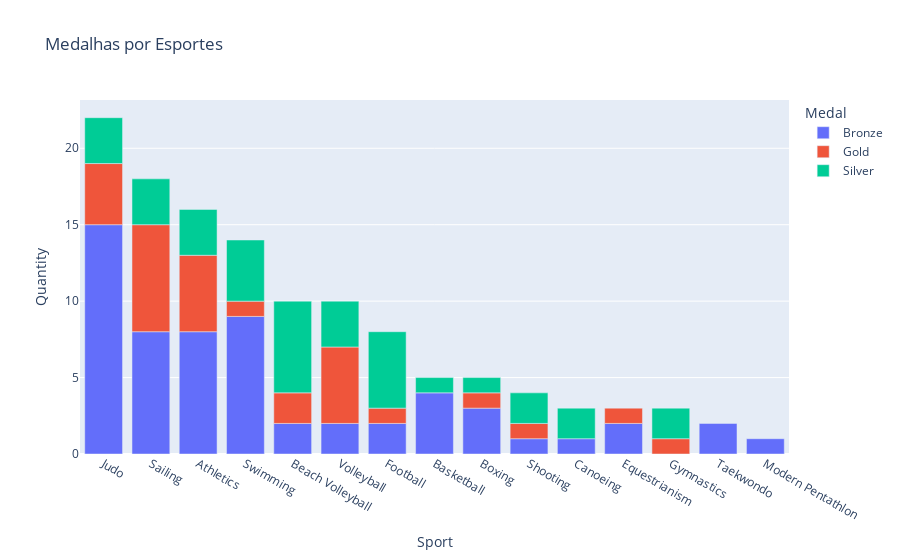

The notebook cell saved with this chart:
### Code cell
fig2 = px.bar(df_atletas_brasil_medalhas_evento_esporte, x='Sport', y='Quantity', color="Medal", title="Medalhas por Esportes", category_orders={ 'Sport': lista_esportes})
fig2.show()

### Figure 1 — Plotly figure (JSON) as saved in the notebook; plotly's stock layout.template omitted (floating-point values rounded to 4 significant figures)
{"data": [{"alignmentgroup": "True", "hovertemplate": "Medal=Bronze<br>Sport=%{x}<br>Quantity=%{y}<extra></extra>", "legendgroup": "Bronze", "marker": {"color": "#636efa", "pattern": {"shape": ""}}, "name": "Bronze", "offsetgroup": "Bronze", "orientation": "v", "showlegend": true, "textposition": "auto", "type": "bar", "x": ["Athletics", "Basketball", "Beach Volleyball", "Boxing", "Canoeing", "Equestrianism", "Football", "Judo", "Modern Pentathlon", "Sailing", "Shooting", "Swimming", "Taekwondo", "Volleyball"], "xaxis": "x", "y": [8, 4, 2, 3, 1, 2, 2, 15, 1, 8, 1, 9, 2, 2], "yaxis": "y"}, {"alignmentgroup": "True", "hovertemplate": "Medal=Gold<br>Sport=%{x}<br>Quantity=%{y}<extra></extra>", "legendgroup": "Gold", "marker": {"color": "#EF553B", "pattern": {"shape": ""}}, "name": "Gold", "offsetgroup": "Gold", "orientation": "v", "showlegend": true, "textposition": "auto", "type": "bar", "x": ["Athletics", "Beach Volleyball", "Boxing", "Equestrianism", "Football", "Gymnastics", "Judo", "Sailing", "Shooting", "Swimming", "Volleyball"], "xaxis": "x", "y": [5, 2, 1, 1, 1, 1, 4, 7, 1, 1, 5], "yaxis": "y"}, {"alignmentgroup": "True", "hovertemplate": "Medal=Silver<br>Sport=%{x}<br>Quantity=%{y}<extra></extra>", "legendgroup": "Silver", "marker": {"color": "#00cc96", "pattern": {"shape": ""}}, "name": "Silver", "offsetgroup": "Silver", "orientation": "v", "showlegend": true, "textposition": "auto", "type": "bar", "x": ["Athletics", "Basketball", "Beach Volleyball", "Boxing", "Canoeing", "Football", "Gymnastics", "Judo", "Sailing", "Shooting", "Swimming", "Volleyball"], "xaxis": "x", "y": [3, 1, 6, 1, 2, 5, 2, 3, 3, 2, 4, 3], "yaxis": "y"}], "layout": {"barmode": "relative", "legend": {"title": {"text": "Medal"}, "tracegroupgap": 0}, "title": {"text": "Medalhas por Esportes"}, "xaxis": {"anchor": "y", "categoryarray": ["Judo", "Sailing", "Athletics", "Swimming", "Beach Volleyball", "Volleyball", "Football", "Basketball", "Boxing", "Shooting", "Canoeing", "Equestrianism", "Gymnastics", "Taekwondo", "Modern Pentathlon"], "categoryorder": "array", "domain": [0, 1], "title": {"text": "Sport"}}, "yaxis": {"anchor": "x", "domain": [0, 1], "title": {"text": "Quantity"}}}}
